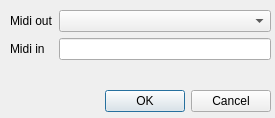
<?xml version="1.0" encoding="UTF-8"?>
<ui version="4.0">
 <class>PreferencesDialog</class>
 <widget class="QDialog" name="PreferencesDialog">
  <property name="geometry">
   <rect>
    <x>0</x>
    <y>0</y>
    <width>275</width>
    <height>118</height>
   </rect>
  </property>
  <property name="windowTitle">
   <string>Preferences</string>
  </property>
  <widget class="QWidget" name="layoutWidget">
   <property name="geometry">
    <rect>
     <x>10</x>
     <y>10</y>
     <width>261</width>
     <height>102</height>
    </rect>
   </property>
   <layout class="QVBoxLayout" name="verticalLayout">
    <item>
     <layout class="QFormLayout" name="formLayout">
      <item row="0" column="0">
       <widget class="QLabel" name="lblDeviceOut">
        <property name="text">
         <string>Midi out</string>
        </property>
       </widget>
      </item>
      <item row="0" column="1">
       <widget class="QComboBox" name="comboBoxOutput"/>
      </item>
      <item row="1" column="0">
       <widget class="QLabel" name="lblDeviceIn">
        <property name="text">
         <string>Midi in</string>
        </property>
       </widget>
      </item>
      <item row="1" column="1">
       <widget class="QLineEdit" name="lineEditInput"/>
      </item>
     </layout>
    </item>
    <item>
     <widget class="QDialogButtonBox" name="buttonBox">
      <property name="orientation">
       <enum>Qt::Horizontal</enum>
      </property>
      <property name="standardButtons">
       <set>QDialogButtonBox::Cancel|QDialogButtonBox::Ok</set>
      </property>
     </widget>
    </item>
   </layout>
  </widget>
 </widget>
 <resources/>
 <connections>
  <connection>
   <sender>buttonBox</sender>
   <signal>accepted()</signal>
   <receiver>PreferencesDialog</receiver>
   <slot>accept()</slot>
   <hints>
    <hint type="sourcelabel">
     <x>248</x>
     <y>254</y>
    </hint>
    <hint type="destinationlabel">
     <x>157</x>
     <y>274</y>
    </hint>
   </hints>
  </connection>
  <connection>
   <sender>buttonBox</sender>
   <signal>rejected()</signal>
   <receiver>PreferencesDialog</receiver>
   <slot>reject()</slot>
   <hints>
    <hint type="sourcelabel">
     <x>316</x>
     <y>260</y>
    </hint>
    <hint type="destinationlabel">
     <x>286</x>
     <y>274</y>
    </hint>
   </hints>
  </connection>
 </connections>
</ui>
